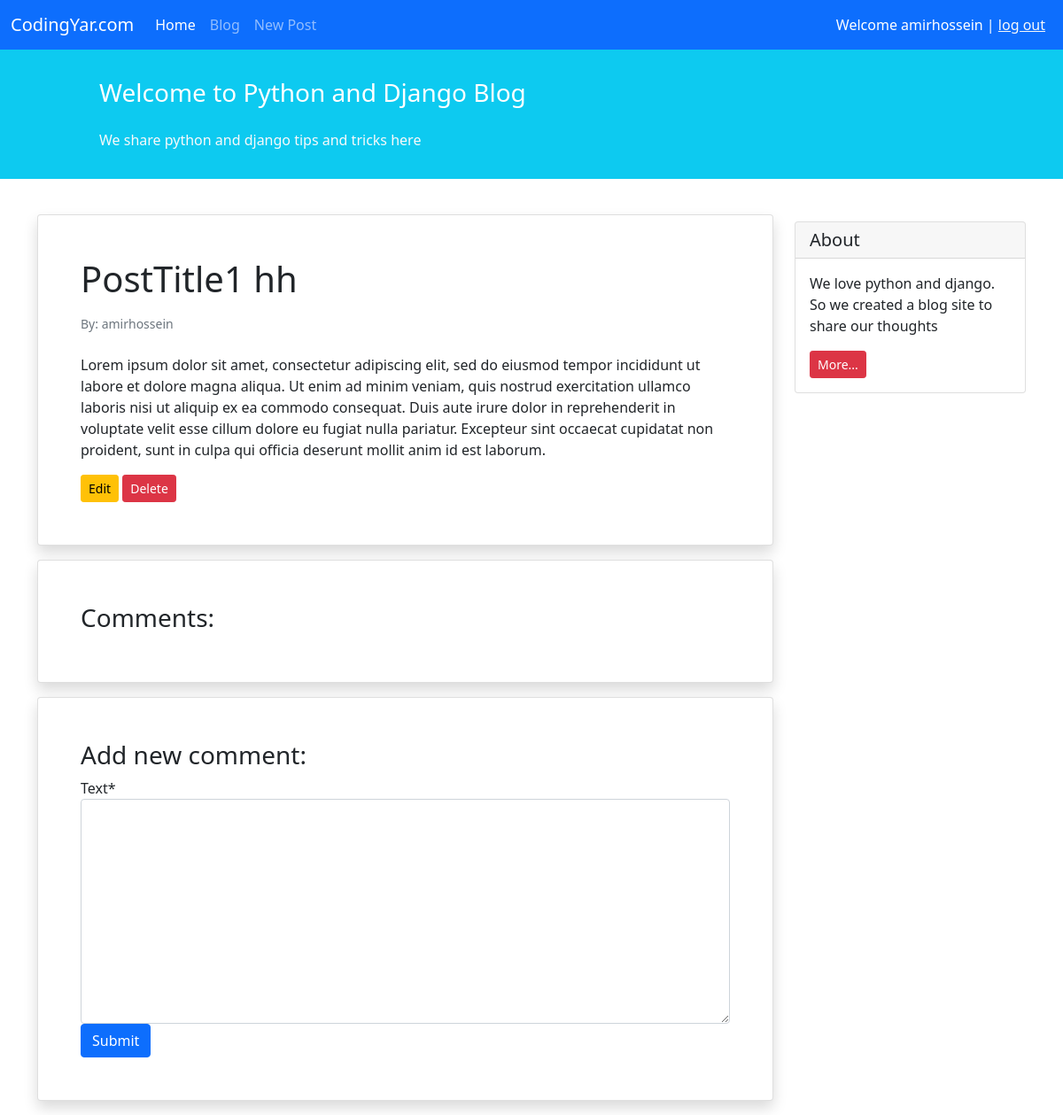
Page /blog/1/ (signed in) on the committed database.
### blog/models.py (models this page shows, shortened)
class Post(models.Model):
    STATUS_CHOICES = (
        ('pub', 'Published'),
        ('drf', "Draft")
    )
    title = models.CharField(max_length=100)
    text = models.TextField()
    author = models.ForeignKey('auth.User', on_delete=models.CASCADE)
    datetime_created = models.DateTimeField(auto_now_add=True)
    datetime_modified = models.DateTimeField(auto_now=True)
    status = models.CharField(choices=STATUS_CHOICES, max_length=3)

### blog/views.py (the view)
# urls.py: path('<int:pk>/', post_detail_view, name='posts_detail'),
@login_required
def post_detail_view(request, pk):
    posts = get_object_or_404(Post, pk=pk)
    comments = posts.comments.all()
    if request.method == "POST":
        comment_form = CommentForm(request.POST)
        if comment_form.is_valid():
            new = comment_form.save(commit=False)
            new.post = posts
            new.user = request.user
            new.save()
            comment_form = CommentForm()
    else:
        comment_form = CommentForm()
    return render(request, 'blog/post_detail.html', {"posts": posts, 'comments': comments, 'comment_form': comment_form})

### blog/forms.py
class CommentForm(forms.ModelForm):
    class Meta:
        model = Comment
        fields = ['text']

### blog/templates/blog/post_detail.html (shortened to what this page needs)
{% extends '_base.html' %}
{% load crispy_forms_tags %}
{% block content %}
    <div class="container mt-4">
        <div class="row">
            <div class="col-9">
                <div class="card shadow my-3 p-5">
                    <h1>{{ posts.title }}</h1>
                    <p class="small text-muted mt-2">By: {{ posts.author }}</p>
                    <p class="mt-2">{{ posts.text }}</p>
                    {% if posts.author == user %}
                    <div>
                        <a href="{% url "post_update" posts.id %}" class="btn btn-sm btn-warning">Edit</a>
                        <a href="{% url "post delete" posts.id %}" class="btn btn-sm btn-danger">Delete</a>
                    </div>
                    {% endif %}
                </div>
                <div class="card shadow my-3 p-5">
                    <h3>Comments:</h3>
                </div>
                <div class="card shadow my-3 p-5">
                    <h3>Add new comment:</h3>
                    <form method="POST">
                        {{ comment_form|crispy }}
                        <button type="submit" class="btn btn-primary">Submit</button>
                    </form>
                </div>
            </div>
            <div class="col-3">
                <div class="card my-4">
                    <h5 class="card-header">About</h5>
                    <div class="card-body">
                        <p class="card-text">We love python and django. So we created a blog site to share our
                            thoughts</p>
                        <a href="#"
                           class="btn btn-sm btn-danger">
                            More...
                        </a>
                    </div>
                </div>
            </div>
        </div>
    </div>
{% endblock %}

### templates/_base.html (shortened to what this page needs)
<!doctype html>
<html lang="en">
<head>
    <link href="https://cdn.jsdelivr.net/npm/bootstrap@5.1.3/dist/css/bootstrap.min.css" rel="stylesheet"
>
</head>
<body>
<nav class="navbar navbar-expand-lg navbar-dark bg-primary">
    <div class="container-fluid">
        <a class="navbar-brand" href="#">CodingYar.com</a>
        <div class="collapse navbar-collapse" id="navbarNavAltMarkup">
            <div class="navbar-nav">
                <a class="nav-link active" aria-current="page" href="{% url 'posts_list' %}">Home</a>
                <a class="nav-link" href="{% url 'posts_list' %}">Blog</a>
                <a class="nav-link" href="{% url 'post create' %}">New Post</a>
            </div>
        </div>
        <div class="mx-2 text-white">
            {% if user.is_authenticated %}
                Welcome {{ user.username }} | <a class="text-light" href="{% url 'logout' %}"> log out</a>
            {% else %}
                <a class="text-light" href="{% url 'login' %}"> Log In</a> | <a class="text-light" href="{% url 'signup' %}"> Sign Up</a>
            {% endif %}
        </div>
    </div>
</nav>
<div class="container-fluid bg-info">
    <div class="row py-3">
        <div class="col-md-8 col-md-10 mx-auto">
            <h3 class="my-4 mt-3 text-white">Welcome to Python and Django Blog</h3>
            <p class="text-light">We share python and django tips and tricks here</p>
        </div>
    </div>
</div>
{% block content %}
{% endblock %}
</body>
</html>

### rows in the picture
Post: title "PostTitle1 hh", author "amirhossein", text "Lorem ipsum dolor sit amet, consectetur adipiscing elit, sed do eiusmod tempor incididunt ut labore et dolore magna aliqua. Ut enim ad minim veniam, quis nostrud exercitation ullamco laboris nisi ut aliquip ex ea commodo consequat. Duis aute irure dolor in reprehenderit in voluptate velit esse cillum dolore eu fugiat nulla pariatur. Excepteur sint occaecat cupidatat non proident, sunt in culpa qui officia deserunt mollit anim id est laborum."

### other values in the picture
{{ user.username }} "amirhossein"
